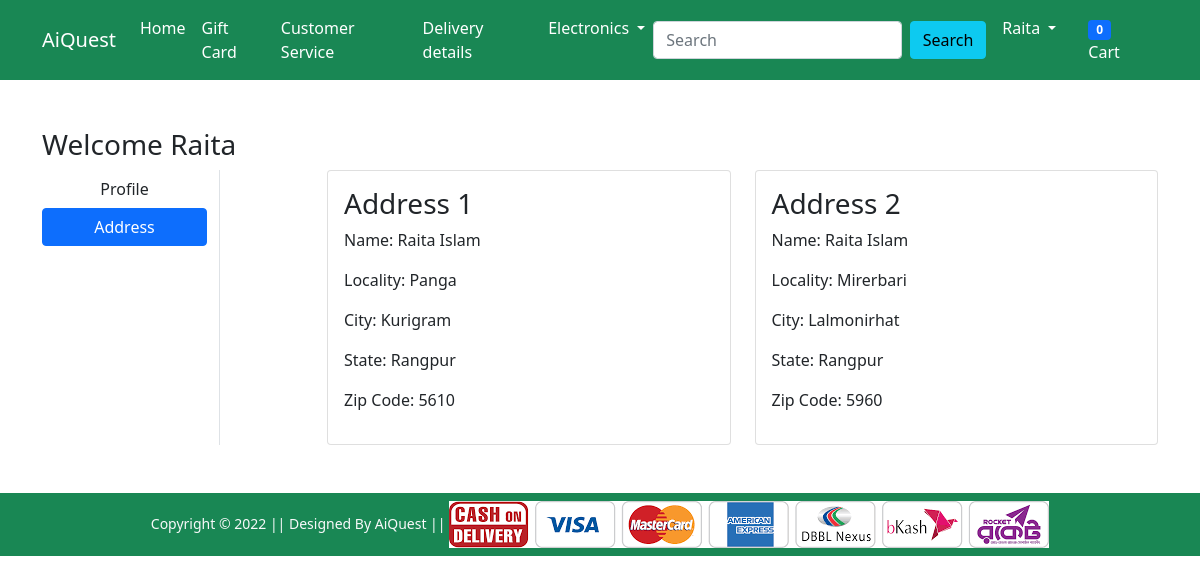
The page /address/ (signed in) on the database its author committed.
### app/models.py (models this page shows, shortened)
class Customer(models.Model):
    user = models.ForeignKey(User, on_delete=models.CASCADE)
    name = models.CharField(max_length=200)
    locality = models.CharField(max_length=200)
    city = models.CharField(max_length=50)
    zipcode = models.IntegerField()
    state = models.CharField(choices=STATE_CHOICES, max_length=50)

### app/views.py (the view)
# urls.py: path('address/', views.address, name='address'),
@login_required
def address(request):
    totalitem = 0
    add = Customer.objects.filter(user = request.user)
    if request.user.is_authenticated:
            totalitem = len(Cart.objects.filter(user=request.user))
    return render(request, 'app/address.html', {'add':add, 'active':'btn-primary', 'totalitem':totalitem})

### app/templates/app/address.html (shortened to what this page needs)
{% extends 'app/base.html' %}
{% load static %}
{% block main-content %}
<div class="container my-5">
    <div class="row">
        <h3>Welcome <span class="text-capitalize">{{request.user}}</span></h3>
        <div class="col-sm-2 border-end">
            <ul class="list-unstyled">
                <li class="d-grid"><a href="{% url 'profile' %}" class="btn">Profile</a></li>
                <li class="d-grid"><a href="{% url 'address' %}" class="btn {{active}}">Address</a></li>
            </ul>
        </div>
        <div class="col-sm-9 offset-sm-1">
            <div class="row">
                {% for ad in add %}
                <div class="col-sm-6">
                    <div class="card">
                        <div class="card-body">
                            <h3>Address {{forloop.counter}}</h3>
                            <p>Name: {{ad.name}}</p>
                            <p>Locality: {{ad.locality}}</p>
                            <p>City: {{ad.city}}</p>
                            <p>State: {{ad.state}}</p>
                            <p>Zip Code: {{ad.zipcode}}</p>
                        </div>
                    </div>
                </div>
                {% endfor %}
            </div>
        </div>
    </div>
</div>
{% endblock main-content %}

### app/templates/app/base.html (shortened to what this page needs)
<!doctype html>
{% load static %}
<html lang="en">
<head>
  <link href="https://cdn.jsdelivr.net/npm/bootstrap@5.0.0-beta1/dist/css/bootstrap.min.css" rel="stylesheet"
>
  <link rel="stylesheet" href="{% static 'app/css/owl.carousel.min.css' %}">
  <link rel="stylesheet" href="{% static 'app/css/all.min.css' %}">
  <link rel="stylesheet" href="{% static 'app/css/style.css' %}">
</head>
<body>
  <nav class="navbar navbar-expand-lg navbar-dark bg-success">
    <div class="container">
      <a class="navbar-brand" href="/">AiQuest</a>
      <div class="collapse navbar-collapse" id="navbarSupportedContent">
        <ul class="navbar-nav me-auto mb-2 mb-lg-0">
          <li class="nav-item">
            <a class="nav-link active" aria-current="page" href="/">Home</a>
          </li>
          <li class="nav-item">
            <a class="nav-link active" aria-current="page" href="#">Gift Card</a>
          </li>
          <li class="nav-item">
            <a class="nav-link active" aria-current="page" href="#">Customer Service</a>
          </li>
          <li class="nav-item">
            <a class="nav-link active" aria-current="page" href="#">Delivery details</a>
          </li>
          <li class="nav-item dropdown">
            <a class="nav-link dropdown-toggle text-white" href="#" id="electronicsDropdown" role="button"
              data-bs-toggle="dropdown" aria-expanded="false">
              Electronics
            </a>
          </li>
        </ul>
        <form class="d-flex">
          <input class="form-control me-2" type="search" placeholder="Search" aria-label="Search">
          <button class="btn btn-info" type="submit">Search</button>
        </form>
        <div>
          <ul class="navbar-nav me-auto mb-2 mb-lg-0">
            {% if request.user.is_authenticated %}
            <li class="nav-item dropdown mx-2">
              <a class="nav-link dropdown-toggle text-white" href="#" id="profileDropdown" role="button"
                data-bs-toggle="dropdown" aria-expanded="false">
                {{request.user.username|capfirst}}
              </a>
            </li>
            <li class="nav-item mx-2">
              <a href="{% url 'showcart' %}" class="nav-link text-white"><span
                  class="badge bg-primary">{{totalitem}}</span> Cart
              </a>
            </li>
            {% endif %}
          </ul>
        </div>
      </div>
    </div>
  </nav>
  {% block main-content %} {% endblock main-content %}
  <footer class="container-fluid bg-success text-center p-2 mt-5">
    <small class="text-light">Copyright &copy; 2022 || Designed By AiQuest || </small>
    <img src="{% static 'app/images/paymentlogo.png' %}" alt="" srcset="" class="img-fluid">
  </footer>
</body>
</html>

### rows shown on the page
Customer: name "Raita Islam", locality "Panga", city "Kurigram", state "Rangpur", zipcode "5610"
Customer: name "Raita Islam", locality "Mirerbari", city "Lalmonirhat", state "Rangpur", zipcode "5960"

### other values the page prints
{{ request.user.username|capfirst }} "Raita"
{{ totalitem }} "0"
{{ request.user }} "Raita"
